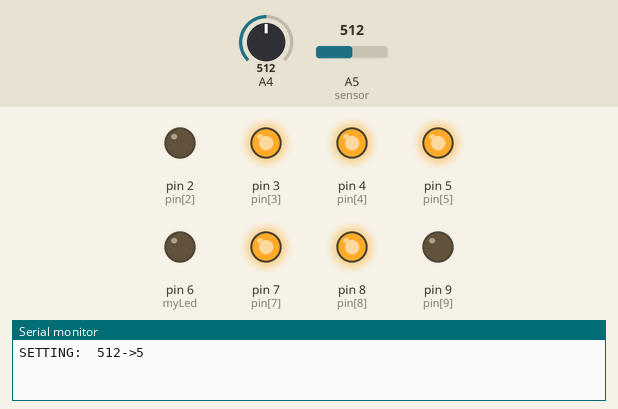
This sketch was run on a simulated Arduino Uno, built with avr-gcc and run on an emulated ATmega328P. Shown: output pins drawn as LEDs (lit = HIGH), the last lines printed to the serial monitor. Inputs (shaded band) come from the test bench; at power-on: A4 = 512, A5 (sensor) = 512.

Above: at 2.3 s.
2.4 s: A4 set to 488
At 3.6 s:
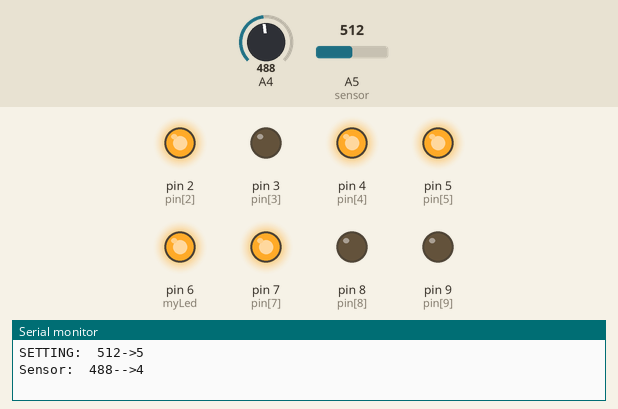
4.5 s: A5 (sensor) set to 624
6.2 s: A5 (sensor) set to 655
At 7.9 s:
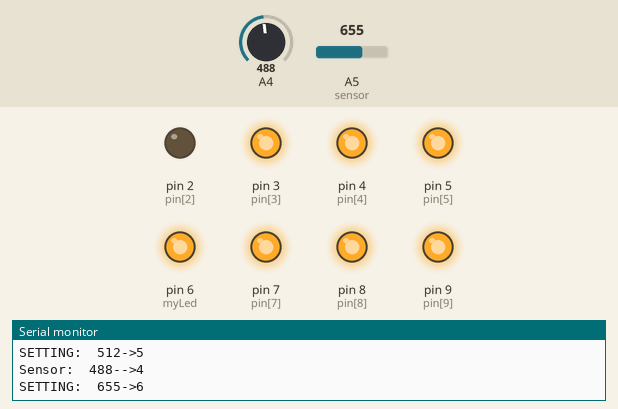
8.5 s: A4 set to 510
At 9.7 s:
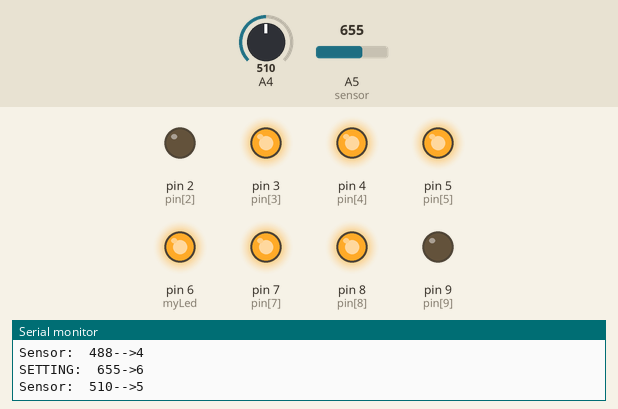
10.5 s: A5 (sensor) set to 520
12.2 s: A5 (sensor) set to 500
At 14.2 s:
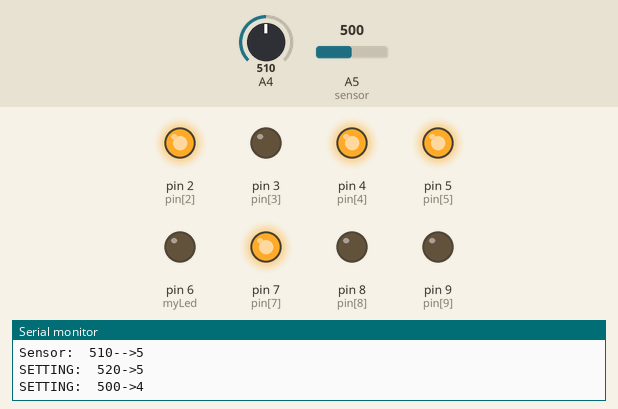
Timing chart, 0 to 15.5 s (numbered marks = the images above; inputs shaded):
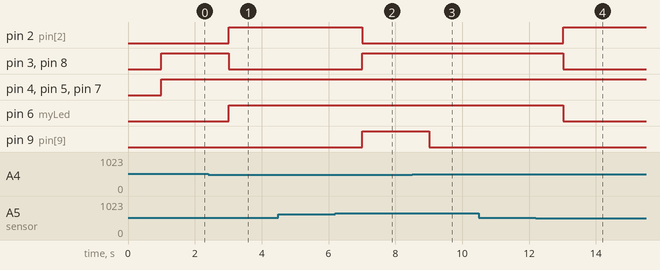

Measured:
- the behaviour switches between 500 and 499 on A4 (found by bisection; images 0 and 1)
- the behaviour switches between 639 and 640 on A5 (sensor) (found by bisection; images 1 and 2)
- the behaviour switches between 512 and 511 on A5 (sensor) (found by bisection; images 3 and 4)
- after the input at 2.4 s, pin 2 (pin[2]), pin 6 (myLed): LOW → HIGH after 0.61 s; pin 3 (pin[3]), pin 8 (pin[8]): HIGH → LOW after 0.61 s
- after the input at 4.5 s, every drawn part: stays the same
- after the input at 6.2 s, pin 2 (pin[2]): HIGH → LOW after 0.81 s; pin 3 (pin[3]), pin 8 (pin[8]), pin 9 (pin[9]): LOW → HIGH after 0.81 s
- after the input at 8.5 s, pin 9 (pin[9]): HIGH → LOW after 0.52 s
- after the input at 12.2 s, pin 2 (pin[2]): LOW → HIGH after 0.82 s; pin 3 (pin[3]), pin 6 (myLed), pin 8 (pin[8]): HIGH → LOW after 0.82 s

The sketch:

try_1.ino
```cpp
#include <TimerOne.h>
const int pin[]={14,14,2,3,4,5,6,7,8,9};
const int sensor = A5;
const int sensor1 =A4;
const int myLed = 6;
bool ledOn = false;
volatile byte digital_val;
// byte digital_value;

void setup() {
  // put your setup code here, to run once:
  Serial.begin(9600);
  int i=2;
  while(i<=9)
  {
    pinMode (pin[i], OUTPUT);
    digitalWrite(pin[i], LOW);
    i++;
  }
  Timer1.initialize(1999000); // Calls every 50ms
  Timer1.attachInterrupt(myHandler);


}
volatile byte se = 0;
void myHandler(){
  delay(500);
  int okokval  = analogRead(A4);
  delay(500);
  okokval = analogRead(A4);
  int whatisthis;
  //= /*(okokval/1024)  * 10;  //*/map(okokval,0,1023,0,9);
  whatisthis = ((okokval < 900) ? ((okokval < 800) ? ((okokval < 700) ? ((okokval < 600)? ((okokval< 500)? ((okokval < 400)? ((okokval < 300)? ((okokval < 200) ? ((okokval < 100) ?1 : 100) : 2) : 3) : 4) : 5): 6): 7): 8): 9);

  if(se != whatisthis)
  {
    Serial.print("Sensor:  ");
    Serial.print(okokval);
    Serial.print("-->");
    Serial.println(whatisthis);
    se = whatisthis;
    seg7(whatisthis);
  }

  if(whatisthis < digital_val)
   {
    digitalWrite(myLed, HIGH);
   }
   else if(whatisthis > digital_val)
   {
    digitalWrite(myLed, LOW);
   }
}
int dv = 0;
void loop() {
  // put your main code here, to run repeatedly:
  delay(500);
  int sensor_value = analogRead(sensor);
  digital_val = map(sensor_value,0, 1023,1,9);
  if(dv != digital_val)
  {
    Serial.print("SETTING:  ");
    Serial.print(sensor_value);
    Serial.print("->");
    Serial.println(digital_val);
    delay(500);
    seg7(digital_val);
    dv = digital_val;
    Timer1.restart();
  }
}

byte ar[][8]={{0,0,0,0,0,0,0,0},{2,2,7,3,4,5,8,9},{5,3,2,5,9,8,7,4},{5,3,2,5,7,8,4,9},{4,4,5,2,7,3,9,8},{5,3,4,5,7,8,2,9},{6,3,4,5,7,8,9,2},{3,2,3,7,4,5,8,9},{7,2,3,4,5,7,8,9},{6,2,3,4,5,7,8,9}};

void seg7(const int digital_val){
  int i,j=0;
  for(i=1,j=ar[digital_val][0];i<8;i++)
  {
    while(i<=j)
    {
      //Serial.println(ar[digital_val][i]);
      digitalWrite(ar[digital_val][i++],HIGH);
      //i++;
    }
    digitalWrite(ar[digital_val][i],LOW);
    }
}
```
